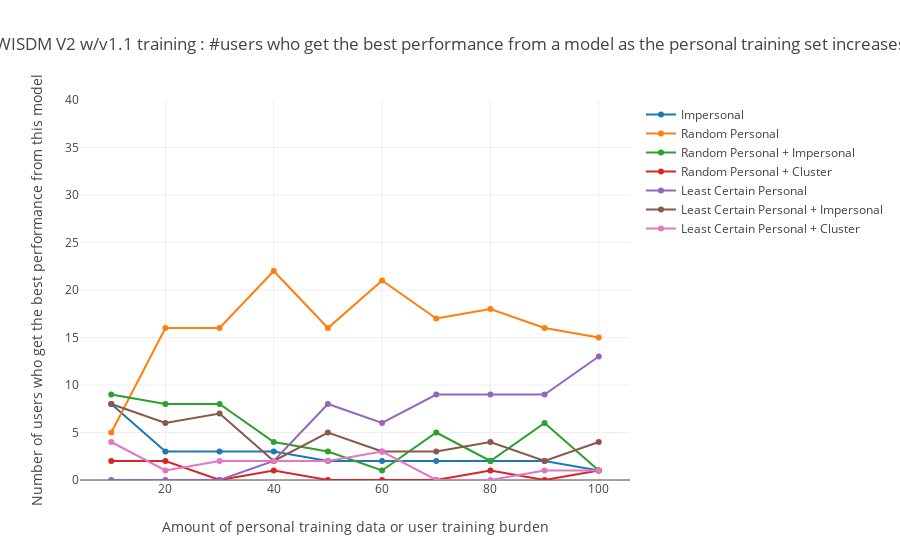

Notebook cell for this chart:
### Code cell
fig = viz.plotUserBests()
iplot(fig)

### Figure 1 — Plotly figure (JSON) as saved in the notebook; plotly's stock layout.template omitted (floating-point values rounded to 4 significant figures)
{"data": [{"name": "Impersonal", "type": "scatter", "x": [10, 20, 30, 40, 50, 60, 70, 80, 90, 100], "y": [8, 3, 3, 3, 2, 2, 2, 2, 2, 1]}, {"name": "Random Personal", "type": "scatter", "x": [10, 20, 30, 40, 50, 60, 70, 80, 90, 100], "y": [5, 16, 16, 22, 16, 21, 17, 18, 16, 15]}, {"name": "Random Personal + Impersonal", "type": "scatter", "x": [10, 20, 30, 40, 50, 60, 70, 80, 90, 100], "y": [9, 8, 8, 4, 3, 1, 5, 2, 6, 1]}, {"name": "Random Personal + Cluster", "type": "scatter", "x": [10, 20, 30, 40, 50, 60, 70, 80, 90, 100], "y": [2, 2, 0, 1, 0, 0, 0, 1, 0, 1]}, {"name": "Least Certain Personal", "type": "scatter", "x": [10, 20, 30, 40, 50, 60, 70, 80, 90, 100], "y": [0, 0, 0, 2, 8, 6, 9, 9, 9, 13]}, {"name": "Least Certain Personal + Impersonal", "type": "scatter", "x": [10, 20, 30, 40, 50, 60, 70, 80, 90, 100], "y": [8, 6, 7, 2, 5, 3, 3, 4, 2, 4]}, {"name": "Least Certain Personal + Cluster", "type": "scatter", "x": [10, 20, 30, 40, 50, 60, 70, 80, 90, 100], "y": [4, 1, 2, 2, 2, 3, 0, 0, 1, 1]}], "layout": {"title": "WISDM V2 w/v1.1 training : #users who get the best performance from a model as the personal training set increases", "xaxis": {"title": "Amount of personal training data or user training burden"}, "yaxis": {"range": [0, 40], "title": "Number of users who get the best performance from this model"}}}
